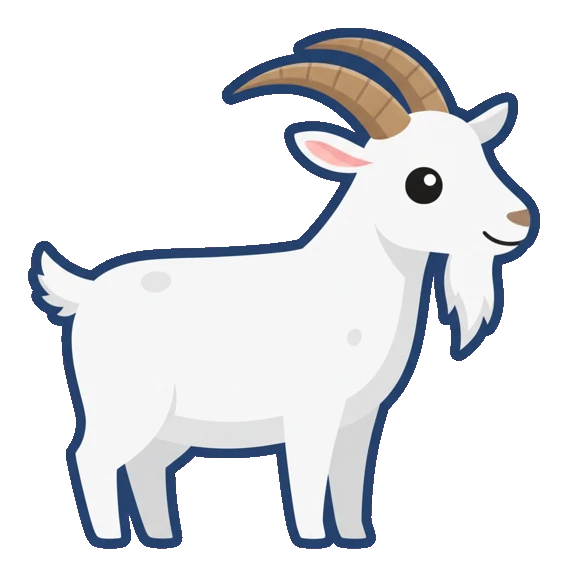
#> input picture HI02H11_L03_S02/_source_art/replaced/pic_bakra.webp, 568 x 577 px
$ python dekey_art.py ../HI02H11_L03_S02/_source_art/replaced/pic_bakra.webp ../HI02H11_L03_S02/_source_art/replaced/pic_bakri.webp 5
#> lines starting #> are read from the running program, lines starting #| are printed output that depends on the picture; after the words box and inside, x2 and y2 are one past the last pixel; in counts of white or black regions, pixels touching at a corner belong together
# -*- coding: utf-8 -*-
"""Take the export checkerboard off a supplied PNG and ship it as a trimmed WebP.

    python _tools/dekey_art.py "<src>.png" <out-name> [target-height]

THE CHECKERBOARD IS REAL PIXELS, NOT TRANSPARENCY. The four animals arrived as RGB PNGs with
the transparency grid baked in, so there is no alpha to use - it has to be keyed. The two grid
greys are read off the border rather than assumed, and the key is FLOOD-FILLED FROM THE BORDER:
only grid-coloured pixels reachable from outside go. That matters here more than usual, because
the elephants and the mice are themselves grey - a plain colour key would eat holes in them,
while anything the silhouette encloses survives whatever colour it is. Same approach as
dekey_last_page.py and the walking-animal GIFs.
"""
import os, sys
from collections import deque
import numpy as np
from PIL import Image

SRC, NAME = sys.argv[1], sys.argv[2]
TARGET_H = int(sys.argv[3]) if len(sys.argv) > 3 else 420
TOL = 12
OUT = os.path.join("HI02H11_L03_S02", "assets", "Images", NAME + ".webp")

rgb = np.array(Image.open(SRC).convert("RGB")).astype(int)
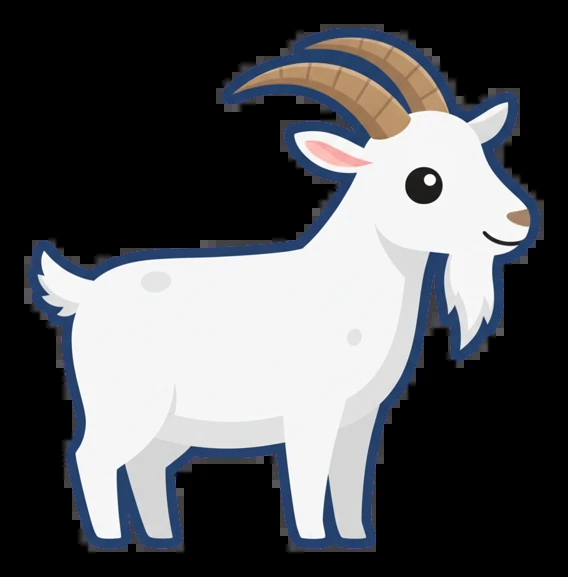
#> rgb: shape (577, 568, 3) int64; mean R, G, B 85.1, 86.4, 89.3
h, w, _ = rgb.shape
#> h = 577; w = 568

border = np.concatenate([rgb[0], rgb[-1], rgb[:, 0], rgb[:, -1]])
#> border = 2290 rows, first 8: [0, 0, 0], [0, 0, 0], [0, 0, 0], [0, 0, 0], [0, 0, 0], [0, 0, 0], [0, 0, 0], [0, 0, 0]
keys = []
for px in border:
    if not any(abs(px - np.array(k)).max() <= TOL for k in keys):
        keys.append(tuple(int(v) for v in px))
#> after the loop, keys = [(0, 0, 0)]
print("%s: %dx%d, grid colours %s" % (os.path.basename(SRC), w, h, keys[:6]))
#| pic_bakra.webp: 568x577, grid colours [(0, 0, 0)]

d = np.stack([np.abs(rgb - np.array(k)).max(axis=2) for k in keys]).min(axis=0)
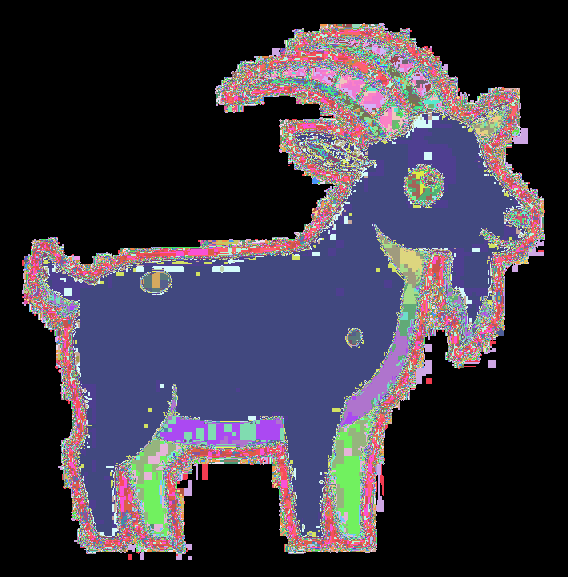
#> d: shape (577, 568) int64; 256 distinct labels, from 0 to 255; one colour per label, 0 black
keyed = d <= TOL
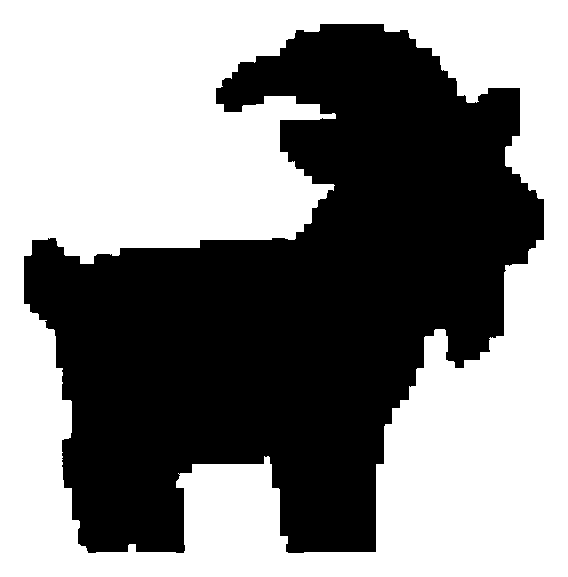
#> keyed: shape (577, 568) bool; 53.6% white; 1 black region, box (x1, y1, x2, y2) and area: (24, 24, 544, 553) 152151
seen = np.zeros((h, w), bool)
q = deque()
for x in range(w):
    for y in (0, h - 1):
        if keyed[y, x] and not seen[y, x]: seen[y, x] = True; q.append((y, x))
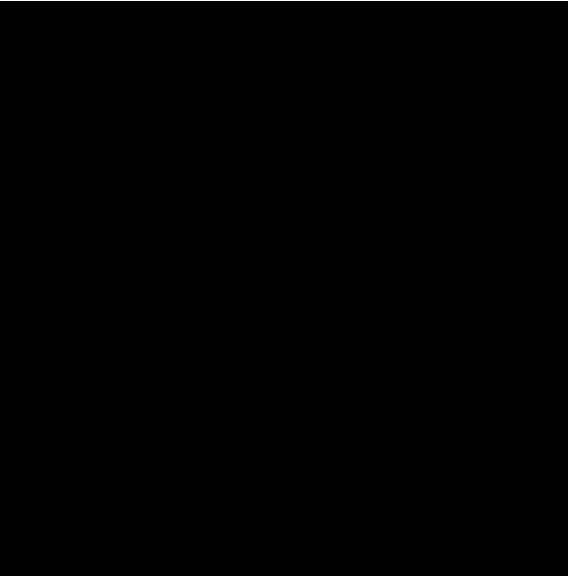
#> seen: shape (577, 568) bool; 0.35% white in thin lines or dots
for y in range(h):
    for x in (0, w - 1):
        if keyed[y, x] and not seen[y, x]: seen[y, x] = True; q.append((y, x))
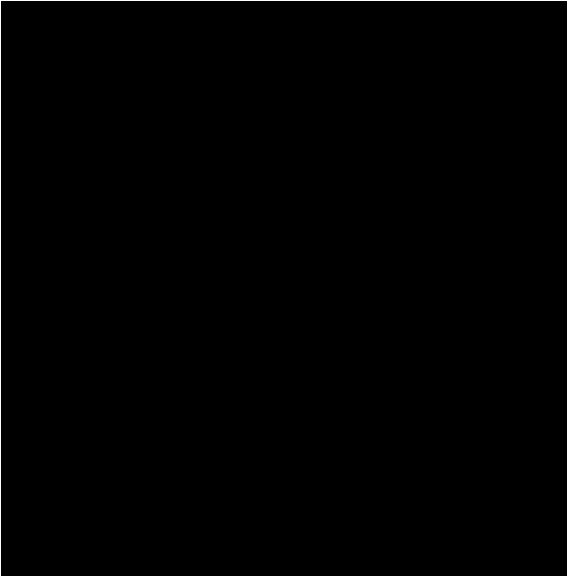
#> seen: shape (577, 568) bool; 0.7% white in thin lines or dots
while q:
    y, x = q.popleft()
    for dy, dx in ((1, 0), (-1, 0), (0, 1), (0, -1)):
        ny, nx = y + dy, x + dx
        if 0 <= ny < h and 0 <= nx < w and keyed[ny, nx] and not seen[ny, nx]:
            seen[ny, nx] = True; q.append((ny, nx))
#> seen: shape (577, 568) bool; 53.6% white; 1 black region, box (x1, y1, x2, y2) and area: (24, 24, 544, 553) 152152

im = Image.fromarray(np.dstack([rgb, np.where(seen, 0, 255)]).astype(np.uint8), "RGBA")
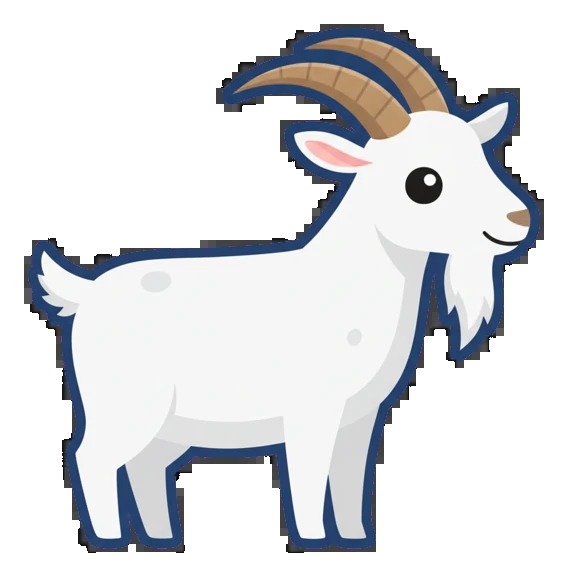
#> im: PIL image 568x577 RGBA; mean R, G, B, A 85.1, 86.4, 89.3, 118.4; transparent parts drawn white
al = np.array(im)[..., 3]
ys, xs = np.nonzero(al > 8)
box = (max(0, xs.min() - 2), max(0, ys.min() - 2), min(w, xs.max() + 3), min(h, ys.max() + 3))
#> box = (22, 22, 546, 555)
im = im.crop(box)
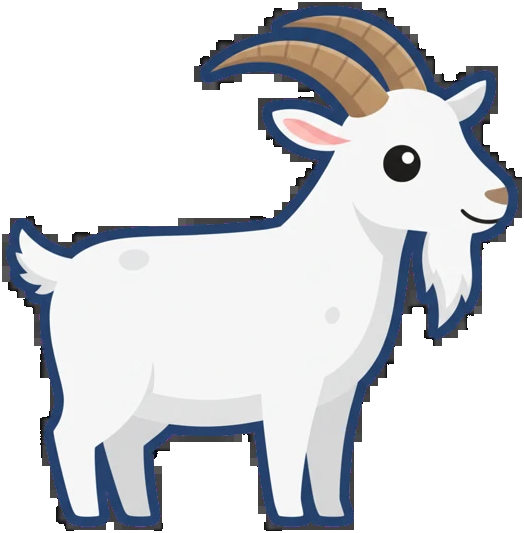
#> im: PIL image 524x533 RGBA; mean R, G, B, A 99.8, 101.4, 104.8, 138.9; transparent parts drawn white
sc = TARGET_H / float(im.size[1])
#> sc = 0.00938
im = im.resize((max(1, round(im.size[0] * sc)), TARGET_H), Image.LANCZOS)
im.save(OUT, "WEBP", quality=88, method=6)
print("  -> %s  %dx%d  %d KB" % (OUT, im.size[0], im.size[1], os.path.getsize(OUT) // 1024))
#|   -> HI02H11_L03_S02/assets/Images/../HI02H11_L03_S02/_source_art/replaced/pic_bakri.webp.webp  5x5  0 KB

$ run again, on HI02H11_L03_S02/_source_art/replaced/pic_murga.webp
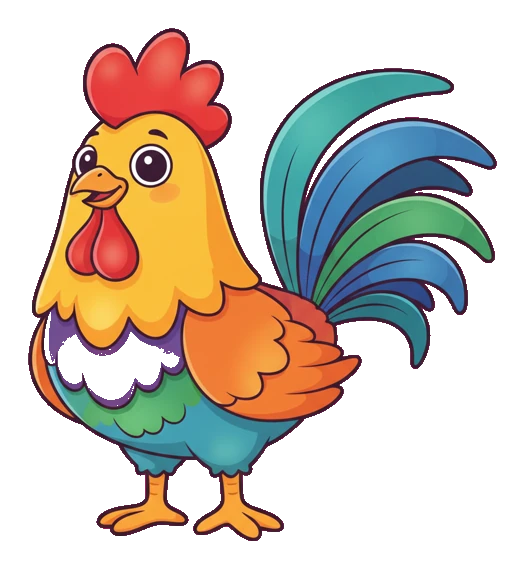
#> input picture HI02H11_L03_S02/_source_art/replaced/pic_murga.webp, 525 x 569 px
#> border = 2188 rows, first 8: [0, 0, 0], [0, 0, 0], [0, 0, 0], [0, 0, 0], [0, 0, 0], [0, 0, 0], [0, 0, 0], [0, 0, 0]
#> after the loop `for px in border:`: keys = [(0, 0, 0)]
#| pic_murga.webp: 525x569, grid colours [(0, 0, 0)]
#> keyed: shape (569, 525) bool; 50.8% white; 1 black region, box (x1, y1, x2, y2) and area: (24, 24, 504, 544) 147033
#> after the loop `for y in range(h):`:
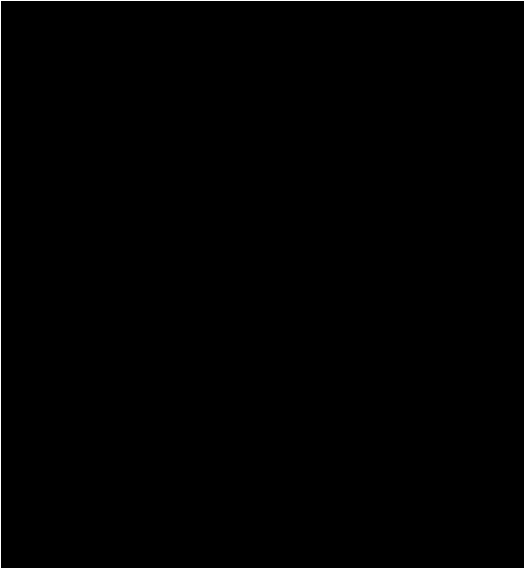
#> seen: shape (569, 525) bool; 0.73% white in thin lines or dots
#> al: shape (569, 525); 50.8% white; 1 black region, box (x1, y1, x2, y2) and area: (0, 0, 525, 569) 146904
#> box = (22, 22, 506, 546)
#> `im = im.crop(box)`:
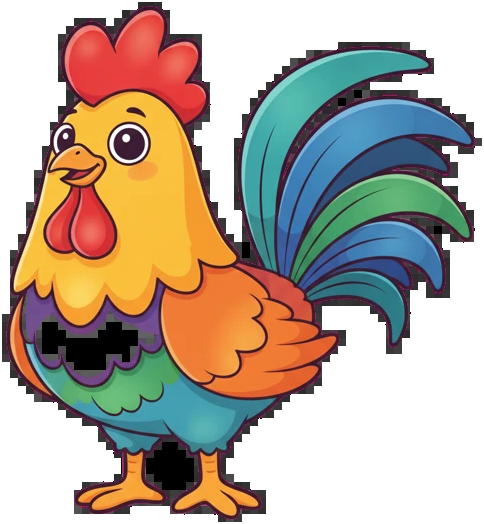
#> im: PIL image 484x524 RGBA; mean R, G, B, A 79.8, 66.7, 52.7, 152.6; transparent parts drawn white
#|   -> HI02H11_L03_S02/assets/Images/../HI02H11_L03_S02/_source_art/replaced/pic_murga.webp.webp  5x5  0 KB

$ run again, on HI02H11_L03_S02/_source_art/replaced/pic_sher.webp
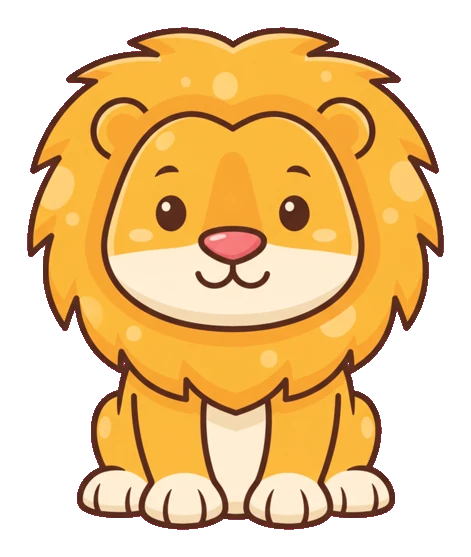
#> input picture HI02H11_L03_S02/_source_art/replaced/pic_sher.webp, 471 x 557 px
#> border = 2056 rows, first 8: [0, 0, 0], [0, 0, 0], [0, 0, 0], [0, 0, 0], [0, 0, 0], [0, 0, 0], [0, 0, 0], [0, 0, 0]
#> after the loop `for px in border:`: keys = [(0, 0, 0)]
#| pic_sher.webp: 471x557, grid colours [(0, 0, 0)]
#> keyed: shape (557, 471) bool; 34.8% white; 1 white region, box (x1, y1, x2, y2) and area: (0, 0, 471, 557) 91344
#> box = (22, 22, 450, 538)
#> `im = im.crop(box)`:
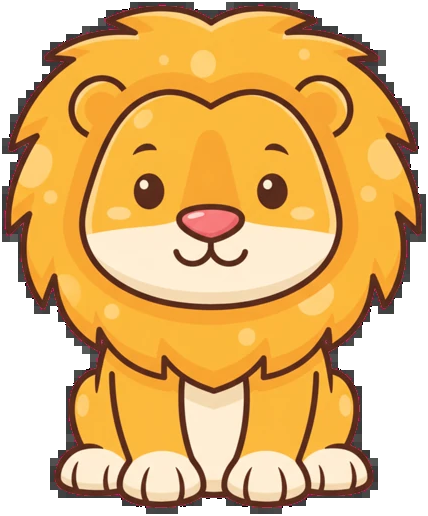
#> im: PIL image 428x516 RGBA; mean R, G, B, A 166.9, 125, 63, 197.4; transparent parts drawn white
#|   -> HI02H11_L03_S02/assets/Images/../HI02H11_L03_S02/_source_art/replaced/pic_sher.webp.webp  4x5  0 KB
